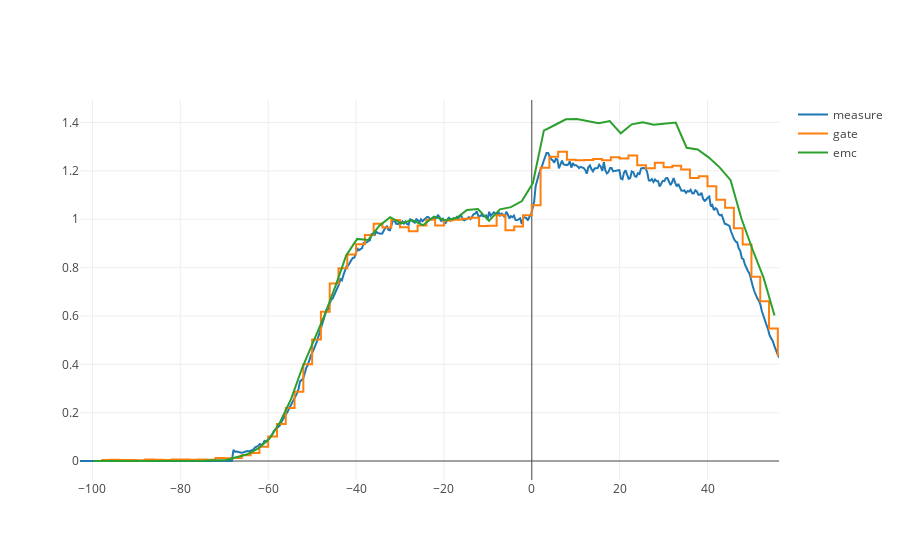

The cell this chart's notebook holds for it:
### Code cell
trace0 = go.Scatter(
    x = refX2,
    y = refY2,
    name='measure',
    
)

trace1 = go.Scatter(
    x = gateX2,
    y = gateY2,
    name='gate',
    line = dict (
    shape = 'hv'),
)

trace2 = go.Scatter(
    x = emcX2,
    y = emcY2,
    name='emc'
    
)
data = [trace0, trace1, trace2]
fig1= go.Figure(data=data)
py.iplot(fig1)
